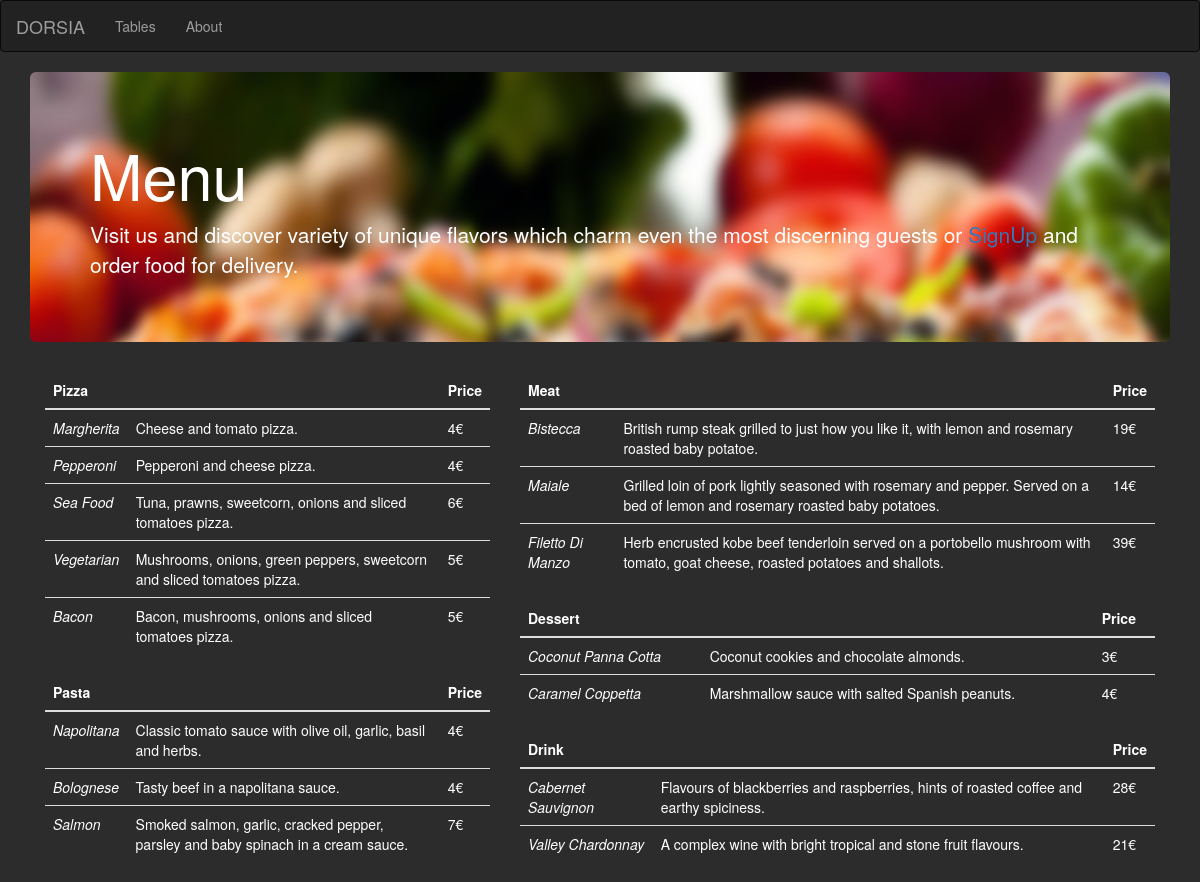
Page /menu.php on the committed database.
### tables this page shows
CREATE TABLE IF NOT EXISTS `Item` (
  `idItem` int(11) NOT NULL,
  `idItemType` int(11) NOT NULL,
  `name` text NOT NULL,
  `itemDescription` text NOT NULL,
  `price` int(11) NOT NULL
);

### menu.php (the view, shortened to what this page needs)
<!DOCTYPE html>
<html lang="en">
<head>
<link rel="stylesheet" href="http://maxcdn.bootstrapcdn.com/bootstrap/3.3.4/css/bootstrap.min.css">
<link rel="stylesheet" href="styles/index.css">
</head>
<?php
  require_once 'controller/dbcon.php';
  $myDBCON = new DBCON("127.0.0.1","restoran","root","");
  $myDBCON->connect();
  $pizzas=$myDBCON->selectDB("SELECT name, itemDescription, price FROM Item WHERE idItemType=1");
  $pastas=$myDBCON->selectDB("SELECT name, itemDescription, price FROM Item WHERE idItemType=2");
  $meats=$myDBCON->selectDB("SELECT name, itemDescription, price FROM Item WHERE idItemType=3");
  $desserts=$myDBCON->selectDB("SELECT name, itemDescription, price FROM Item WHERE idItemType=4");
  $drinks=$myDBCON->selectDB("SELECT name, itemDescription, price FROM Item WHERE idItemType=5");
?>
<body>
<nav class="navbar navbar-inverse">
  	<div class="container-fluid">
		<div class="navbar-header">
      		<a class="navbar-brand" href="index.php">DORSIA</a>
    	</div>
      	<ul class="nav navbar-nav">
        	<li><a href="tables.php">Tables</a></li>
        	<li><a href="about.php">About</a></li>
      	</ul>
	</div>
</nav>
<div class="container">
	  <div class="jumbotron" style="background-image: url(pictures/food-order.png); background-size:cover; color:white;">
	    <h1>Menu</h1>
	    <p>Visit us and discover variety of unique flavors which charm even the most discerning guests or <a href="index.php">SignUp</a> and order food for delivery.</p>
	  </div>
	<div class="container-fluid">
	  <div class="row">
	    <div class="col-lg-5">
	    <table class="table" style="color:white">
		    <thead>
		      <tr>
		        <th>Pizza</th>
		        <th></th>
		        <th>Price</th>
		      </tr>
		    </thead>
		    <tbody>
		      <?php
		      for ($i=0; $i < sizeof($pizzas) ; $i++)
		      {
		      		echo "<tr>";
		        	echo "<td><i>".$pizzas[$i]['name']."</i></td>";
		        	echo "<td>".$pizzas[$i]['itemDescription']."</td>";
		        	echo "<td>".$pizzas[$i]['price']."€"."</td>";
		      		echo "</tr>";
		      }
		      ?>
		    </tbody>
	  	</table>
		<table class="table" style="color:white">
		    <thead>
		      <tr>
		        <th>Pasta</th>
		        <th></th>
		        <th>Price</th>
		      </tr>
		    </thead>
		    <tbody>
		      <?php
		      for ($i=0; $i < sizeof($pastas) ; $i++)
		      {
		      		echo "<tr>";
		        	echo "<td><i>".$pastas[$i]['name']."</i></td>";
		        	echo "<td>".$pastas[$i]['itemDescription']."</td>";
		        	echo "<td>".$pastas[$i]['price']."€"."</td>";
		      		echo "</tr>";
		      }
		      ?>
		    </tbody>
	  	</table>
	  	</div>
	    <div class="col-lg-7" style="color:white">
	  	<table class="table" style="color:white">
		    <thead>
		      <tr>
		        <th>Meat</th>
		        <th></th>
		        <th>Price</th>
		      </tr>
		    </thead>
		    <tbody>
		      <?php
		      for ($i=0; $i < sizeof($meats) ; $i++)
		      {
		      		echo "<tr>";
		        	echo "<td><i>".$meats[$i]['name']."</i></td>";
		        	echo "<td>".$meats[$i]['itemDescription']."</td>";
		        	echo "<td>".$meats[$i]['price']."€"."</td>";
		      		echo "</tr>";
		      }
		      ?>
		    </tbody>
	  	</table>
	    <table class="table" style="color:white">
		    <thead>
		      <tr>
		        <th>Dessert</th>
		        <th></th>
		        <th>Price</th>
		      </tr>
		    </thead>
		    <tbody>
		      <?php
		      for ($i=0; $i < sizeof($desserts) ; $i++)
		      {
		      		echo "<tr>";
		        	echo "<td><i>".$desserts[$i]['name']."</i></td>";
		        	echo "<td>".$desserts[$i]['itemDescription']."</td>";
		        	echo "<td>".$desserts[$i]['price']."€"."</td>";
		      		echo "</tr>";
		      }
		      ?>
		    </tbody>
	  	</table>
	  	<table class="table" style="color:white">
		    <thead>
		      <tr>
		        <th>Drink</th>
		        <th></th>
		        <th>Price</th>
		      </tr>
		    </thead>
		    <tbody>
		      <?php
		      for ($i=0; $i < sizeof($drinks) ; $i++)
		      {
		      		echo "<tr>";
		        	echo "<td><i>".$drinks[$i]['name']."</i></td>";
		        	echo "<td>".$drinks[$i]['itemDescription']."</td>";
		        	echo "<td>".$drinks[$i]['price']."€"."</td>";
		      		echo "</tr>";
		      }
		      ?>
		    </tbody>
	  	</table>
	    </div>
	  </div>
	</div>
</div>
</body>
</html>

### controller/dbcon.php (shortened to what this page needs)
<?php
class DBCON
{
	private $servername = "";
	private $databasename = "";
	private $username = "";
	private $password = "";
	private $conn = NULL;
	function __construct($servername,$databasename,$username,$password)
	{
		$this->servername=$servername;
		$this->databasename=$databasename;
		$this->username=$username;
		$this->password=$password;
	}
	function connect()
	{
		try
		{
    		$this->conn = new PDO("mysql:host=$this->servername;dbname=$this->databasename", $this->username, $this->password);
		    $this->conn->setAttribute(PDO::ATTR_ERRMODE, PDO::ERRMODE_EXCEPTION);
	    }
		catch(PDOException $e)
	    {
		    die();
	    }
	}
	function selectDB($queryString)
	{
		$query = $this->conn->query($queryString);
		$r=$query->fetchAll(PDO::FETCH_ASSOC);
		return $r;
	}
}
?>
<head>
<body>
</body>
</html>

### styles/index.css (style rules this page uses)
body { background-color: #2d2c2c; }

### rows in the picture
item: name "Margherita", itemDescription "Cheese and tomato pizza.", price "4"
item: name "Pepperoni", itemDescription "Pepperoni and cheese pizza.", price "4"
item: name "Sea Food", itemDescription "Tuna, prawns, sweetcorn, onions and sliced tomatoes pizza.", price "6"
item: name "Vegetarian", itemDescription "Mushrooms, onions, green peppers, sweetcorn and sliced tomatoes pizza.", price "5"
item: name "Bacon", itemDescription "Bacon, mushrooms, onions and sliced tomatoes pizza.", price "5"
item: name "Napolitana", itemDescription "Classic tomato sauce with olive oil, garlic, basil and herbs.", price "4"
item: name "Bolognese", itemDescription "Tasty beef in a napolitana sauce.", price "4"
item: name "Salmon", itemDescription "Smoked salmon, garlic, cracked pepper, parsley and baby spinach in a cream sauce.", price "7"
item: name "Bistecca", itemDescription "British rump steak grilled to just how you like it, with lemon and rosemary roasted baby potatoe.", price "19"
item: name "Maiale", itemDescription "Grilled loin of pork lightly seasoned with rosemary and pepper. Served on a bed of lemon and rosemary roasted baby potatoes.", price "14"
item: name "Filetto Di Manzo", itemDescription "Herb encrusted kobe beef tenderloin served on a portobello mushroom with tomato, goat cheese, roasted potatoes and shallots.", price "39"
item: name "Coconut Panna Cotta", itemDescription "Coconut cookies and chocolate almonds.", price "3"
item: name "Caramel Coppetta", itemDescription "Marshmallow sauce with salted Spanish peanuts.", price "4"
item: name "Cabernet Sauvignon", itemDescription "Flavours of blackberries and raspberries, hints of roasted coffee and earthy spiciness.", price "28"
item: name "Valley Chardonnay", itemDescription "A complex wine with bright tropical and stone fruit flavours.", price "21"
